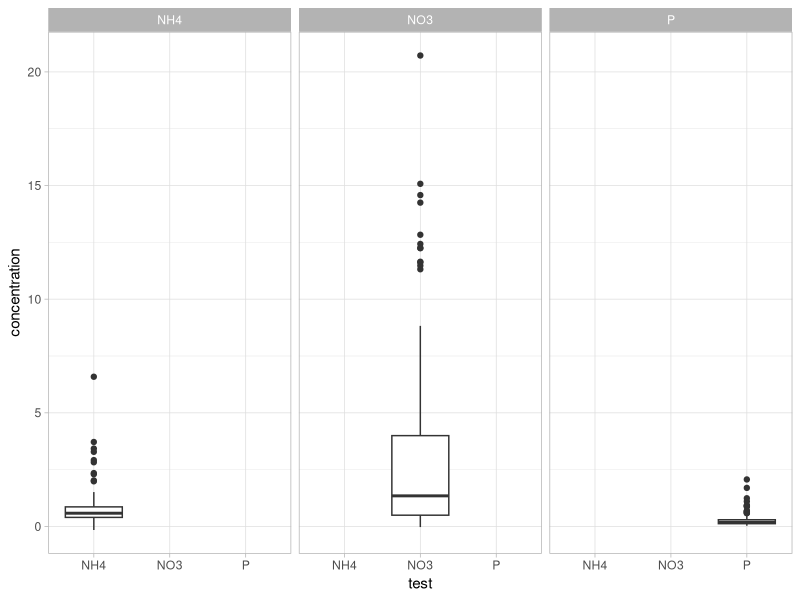
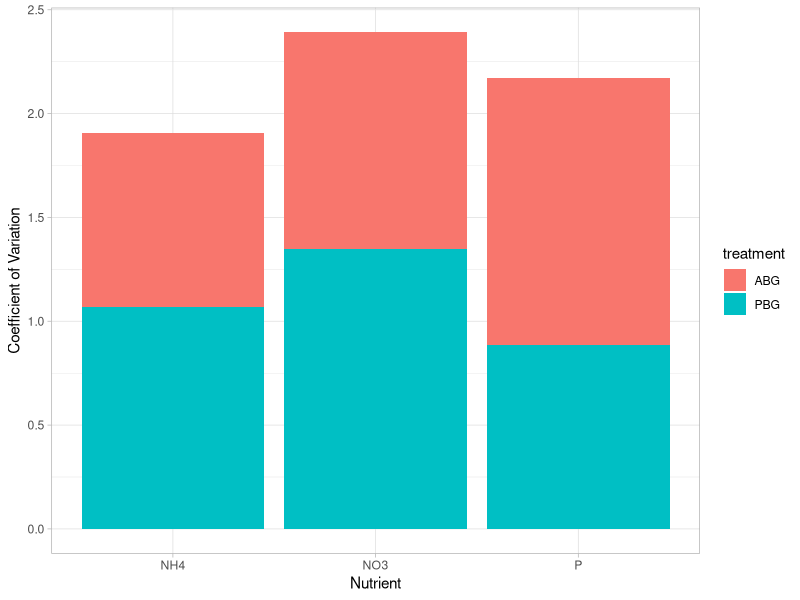

These figures' R source, in order:
## ---- chunk 1
knitr::opts_chunk$set(echo = TRUE)
## ---- chunk 2
knitr::opts_knit$set(root.dir = 'C:\\Users\\louis\\OneDrive\\Documents\\UNCG\\Ecological Research') #setting working directory for all chunks
library(tidyverse) #loading tidyverse
theme_set(theme_light()) #setting a light theme for graphs
## ---- chunk 3
PBG_n <- read.csv('PBG_N_raw_2021.csv')
PBG_p <- read.csv('PBG_P_raw_2021.csv')
PBG_treatment <- read.csv('PBG_trts.csv')
#Files containing data for nitrogen and phosphorous samples along with the treatments.
## ---- chunk 4
PBG_n_clean <- PBG_n %>% filter(str_detect(sample, "^U")) %>%   # filter rows where col sample starts with "U"
  mutate(workCol = paste(sample, Sample, test, sep= "_")) %>%     #add a working column with sample,Sample and test cols to create a unique identifier
  group_by(workCol) %>%                                          #group by col workCol
    filter(dilution == max(dilution)) %>%                       # keep the row with the highest value in column dilution
  ungroup()                                                     # remove grouping

PBG_p_clean <- PBG_p %>% filter(str_detect(sample, "^U")) %>% # filter rows where col sample starts with "U"
   mutate(workCol = paste(sample, Sample, test, sep= "_")) %>% #add a working column with sample,Sample and test cols to create a unique identifier
  group_by(workCol) %>%                        # group by column sample
  filter(dilution == max(dilution)) %>%       # keep the row with the highest value in column dilution
  ungroup()                                  # remove grouping

PBG_np_sample <- rbind(PBG_n_clean, PBG_p_clean)  #bind the 2 df's together (both have same no of cols, one df will be below the other)
## ---- chunk 5
new_df <- PBG_np_sample %>% 
  mutate(ident = str_extract(Sample, "^[^-]+-[^-]+-[^-]+")) %>%    #add a col 'ident' that includes everything of the column 'Sample' upto the 1st character after the 2nd '-'
  select(concentration, units, test, ident) # only select the 4 cols. listed 
new_df2 <- PBG_treatment %>%
  mutate(ident = paste(watershed, transect, plot, sep= "-")) #add a col ident to the PBG_treatment DF composed of watershed, transect and plot separated by "-"

merged_df <- merge(new_df, new_df2, by = "ident", all.x = TRUE) #merge new_df and new_df2 into merged for merged_df 

merged_df$test <- ifelse(merged_df$test =="KCl Ammonia 10", "NH4", ifelse(merged_df$test == "KCL NO3_NO2 2", "NO3", "P"))
merged_df$concentration <- as.numeric(merged_df$concentration) #convert col concentration into a numeric GODVER!!
## ---- chunk 6
ggplot(merged_df, aes(x=test, y = concentration)) +
  geom_boxplot() +
  facet_wrap(~test) 
#not complete and not working yet
## ---- chunk 7
treatmentCV <- merged_df %>% 
  group_by(treatment,test) %>% 
    summarise(concentration_mean = mean(concentration, na.rm = TRUE),
            concentration_sd = sd(concentration, na.rm = TRUE)) %>%
  ungroup() %>% 
  mutate(concentration_cv = (concentration_sd/concentration_mean)) 
## ---- chunk 8
ggplot(data=treatmentCV, aes(x=test, y=concentration_cv, fill=treatment)) +
  geom_bar(stat = 'identity') +
  xlab('Nutrient') +
  ylab('Coefficient of Variation')
#still to do set colors like previous chart and label axes intelligently
